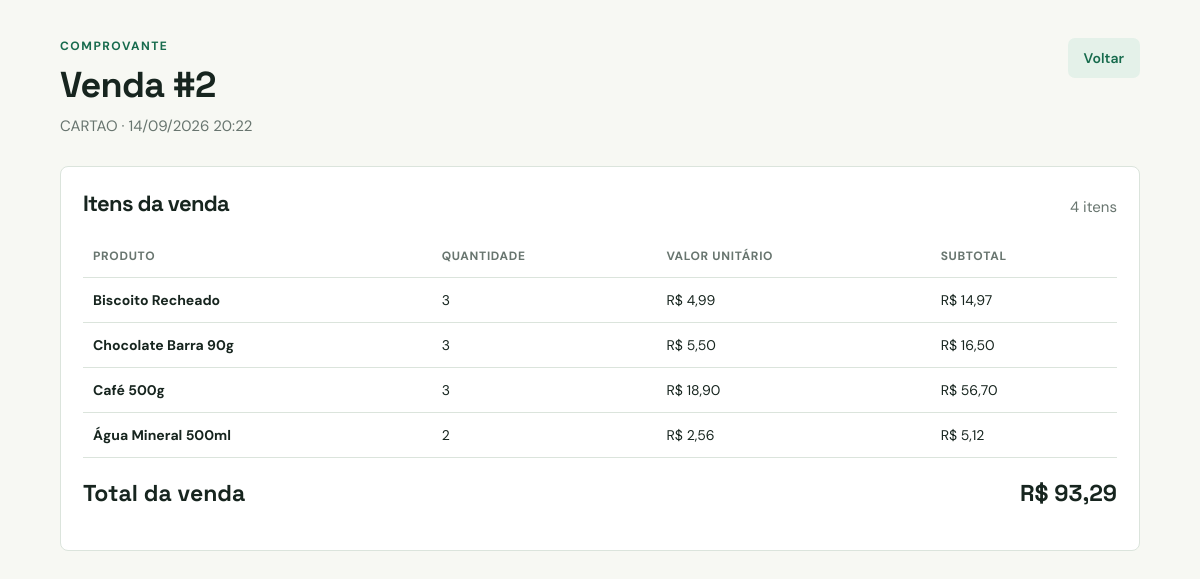
Screenshot of /index.php?controller=vendas&action=detalhes&id=2 with the database file from the repository.
### tables this page shows
CREATE TABLE `vendas` (
  `id` int NOT NULL AUTO_INCREMENT,
  `data_venda` datetime DEFAULT CURRENT_TIMESTAMP,
  `total` decimal(10,2) DEFAULT NULL,
  `forma_pagamento` varchar(50) DEFAULT NULL,
  PRIMARY KEY (`id`)
);

CREATE TABLE `itens_venda` (
  `id` int NOT NULL AUTO_INCREMENT,
  `venda_id` int DEFAULT NULL,
  `produto_id` int DEFAULT NULL,
  `quantidade` int DEFAULT NULL,
  `valor_unitario` decimal(10,2) DEFAULT NULL,
  `subtotal` decimal(10,2) DEFAULT NULL,
  PRIMARY KEY (`id`),
  KEY `venda_id` (`venda_id`),
  KEY `produto_id` (`produto_id`),
  CONSTRAINT `itens_venda_ibfk_1` FOREIGN KEY (`venda_id`) REFERENCES `vendas` (`id`),
  CONSTRAINT `itens_venda_ibfk_2` FOREIGN KEY (`produto_id`) REFERENCES `produtos` (`id`)
);

CREATE TABLE `produtos` (
  `id` int NOT NULL AUTO_INCREMENT,
  `codigo` varchar(50) DEFAULT NULL,
  `descricao` varchar(255) DEFAULT NULL,
  `custo` decimal(10,2) DEFAULT NULL,
  `preco_venda` decimal(10,2) DEFAULT NULL,
  `estoque` int DEFAULT '0',
  `ativo` tinyint DEFAULT '1',
  `criado_em` datetime DEFAULT CURRENT_TIMESTAMP,
  PRIMARY KEY (`id`),
  UNIQUE KEY `codigo` (`codigo`)
);

### app/controllers/VendaController.php (called while the page is built, shortened)
<?php
require_once "../app/Models/VendasModels.php";
class VendaController
{
    public function detalhes_venda($pdo, $id)
    {
        $model = new VendaModel($pdo);
        $venda = $model->buscarVenda($id);
        $itens = $model->buscarItensVenda($id);
        require "../app/Views/vendas/detalhes.php";
    }
}

### app/models/VendasModels.php (called while the page is built, shortened)
<?php
class VendaModel
{
    private $pdo;
    public function __construct($pdo)
    {
        $this->pdo = $pdo;
    }
    public function buscarVenda($id)
    {
        $sql = "
            SELECT *
            FROM vendas
            WHERE id = ?
        ";
        $stmt = $this->pdo->prepare($sql);
        $stmt->execute([$id]);
        return $stmt->fetch(PDO::FETCH_ASSOC);
    }
    public function buscarItensVenda($vendaId)
    {
        $sql = "
            SELECT
                itens_venda.quantidade,
                itens_venda.valor_unitario,
                itens_venda.subtotal,
                produtos.descricao
            FROM itens_venda
            INNER JOIN produtos
                ON produtos.id = itens_venda.produto_id
            WHERE itens_venda.venda_id = ?
            ORDER BY itens_venda.id
        ";
        $stmt = $this->pdo->prepare($sql);
        $stmt->execute([$vendaId]);
        return $stmt->fetchAll(PDO::FETCH_ASSOC);
    }
}

### app/views/vendas/detalhes.php (the view, shortened to what this page needs)
<?php
$venda = isset($venda) && is_array($venda) ? $venda : [];
$itens = isset($itens) && is_array($itens) ? $itens : [];
function detalheEsc(mixed $value): string
{
    return htmlspecialchars((string)($value ?? ''), ENT_QUOTES, 'UTF-8');
} ?>
<!doctype html>
<html lang="pt-BR">
<head>
    <link rel="stylesheet" href="style.css">
</head>
<body>
    <main class="main">
        <header class="topline">
            <div>
                <p class="eyebrow">Comprovante</p>
                <h1>Venda #<?= (int)$venda['id'] ?></h1>
                <p class="muted"><?= detalheEsc($venda['forma_pagamento']) ?> · <?= date('d/m/Y H:i', strtotime($venda['data_venda'])) ?></p>
            </div><a class="button light" href="index.php?controller=vendas&action=listar">Voltar</a>
        </header>
        <section class="panel">
            <div class="panel-head">
                <h2>Itens da venda</h2>
                <span class="muted"><?= count($itens) ?> itens</span>
            </div>
            <?php if (!$itens): ?>
                <div class="empty">Esta venda não possui itens registrados.</div>
            <?php else: ?>
                <div class="table-wrap">
                    <table>
                        <thead>
                            <tr>
                                <th>Produto</th>
                                <th>Quantidade</th>
                                <th>Valor unitário</th>
                                <th>Subtotal</th>
                            </tr>
                        </thead>
                        <tbody>
                            <?php foreach ($itens as $item): ?>
                                <tr>
                                    <td><strong><?= detalheEsc($item['descricao']) ?></strong></td>
                                    <td><?= (int)$item['quantidade'] ?></td>
                                    <td>R$ <?= number_format((float)$item['valor_unitario'], 2, ',', '.') ?></td>
                                    <td>R$ <?= number_format((float)$item['subtotal'], 2, ',', '.') ?></td>
                                </tr>
                            <?php endforeach; ?>
                        </tbody>
                    </table>
                </div>
            <?php endif; ?>
            <div class="total"><span>Total da venda</span><span>R$ <?= number_format((float)$venda['total'], 2, ',', '.') ?></span></div>
        </section>
    </main>
</body>
</html>

### public/style.css (style rules this page uses)
:root { --ink:#17251f; --muted:#68756f; --green:#176b4d; --mint:#e4f1e9; --lime:#c7e86b; --cream:#f7f8f3; --line:#dbe4dc; --white:#fff; --red:#b64235; }
* { box-sizing:border-box; }
body { margin:0; background:var(--cream); color:var(--ink); font:15px 'DM Sans', sans-serif; }
a { color:inherit; text-decoration:none; }
.main { flex:1; min-width:0; padding:38px 5vw; }
.topline { display:flex; justify-content:space-between; align-items:flex-start; gap:20px; margin-bottom:30px; }
.eyebrow { color:var(--green); font-size:12px; font-weight:700; letter-spacing:1.5px; text-transform:uppercase; margin:0 0 8px; }
h1,h2,h3 { font-family:'Space Grotesk',sans-serif; margin:0; letter-spacing:-.7px; }
h1 { font-size:36px; }
h2 { font-size:22px; }
.muted { color:var(--muted); margin:8px 0 0; }
.button { display:inline-block; border:0; border-radius:7px; background:var(--green); color:#fff; cursor:pointer; font:600 14px 'DM Sans'; padding:11px 16px; }
.button.light { background:var(--mint); color:var(--green); }
.panel { background:#fff; border:1px solid var(--line); border-radius:8px; padding:22px; margin-bottom:20px; }
.panel-head { display:flex; justify-content:space-between; align-items:center; gap:16px; margin-bottom:18px; }
.table-wrap { overflow:auto; }
table { border-collapse:collapse; width:100%; }
th,td { border-bottom:1px solid var(--line); padding:13px 10px; text-align:left; white-space:nowrap; }
th { color:var(--muted); font-size:12px; text-transform:uppercase; letter-spacing:.7px; }
td { font-size:14px; }
.total { display:flex; justify-content:space-between; font:700 23px 'Space Grotesk'; padding:20px 0; }

### rows the page displays
vendas: id "2", forma_pagamento "CARTAO", data_venda "14/09/2026 20:22", total "93,29"
itens_venda: produto.descricao "Biscoito Recheado", quantidade "3", valor_unitario "4,99", subtotal "14,97"
itens_venda: produto.descricao "Chocolate Barra 90g", quantidade "3", valor_unitario "5,50", subtotal "16,50"
itens_venda: produto.descricao "Café 500g", quantidade "3", valor_unitario "18,90", subtotal "56,70"
itens_venda: produto.descricao "Água Mineral 500ml", quantidade "2", valor_unitario "2,56", subtotal "5,12"

### other values shown
count($itens) "4"
